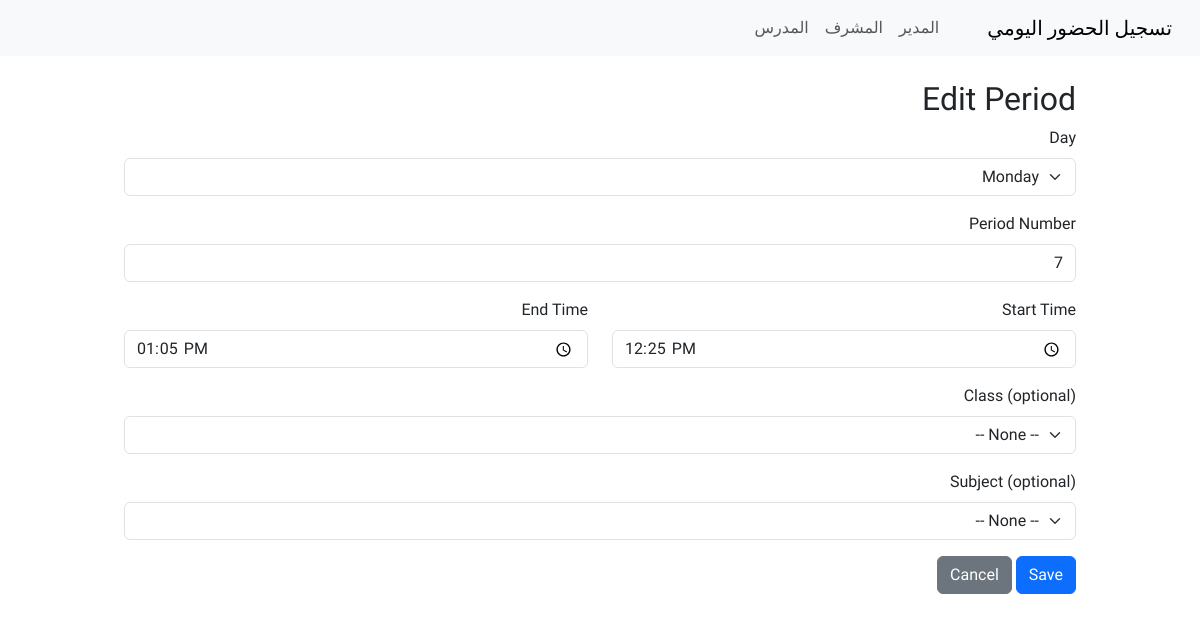
The page /admin/periods/16/edit (signed in) on the database as committed earlier.
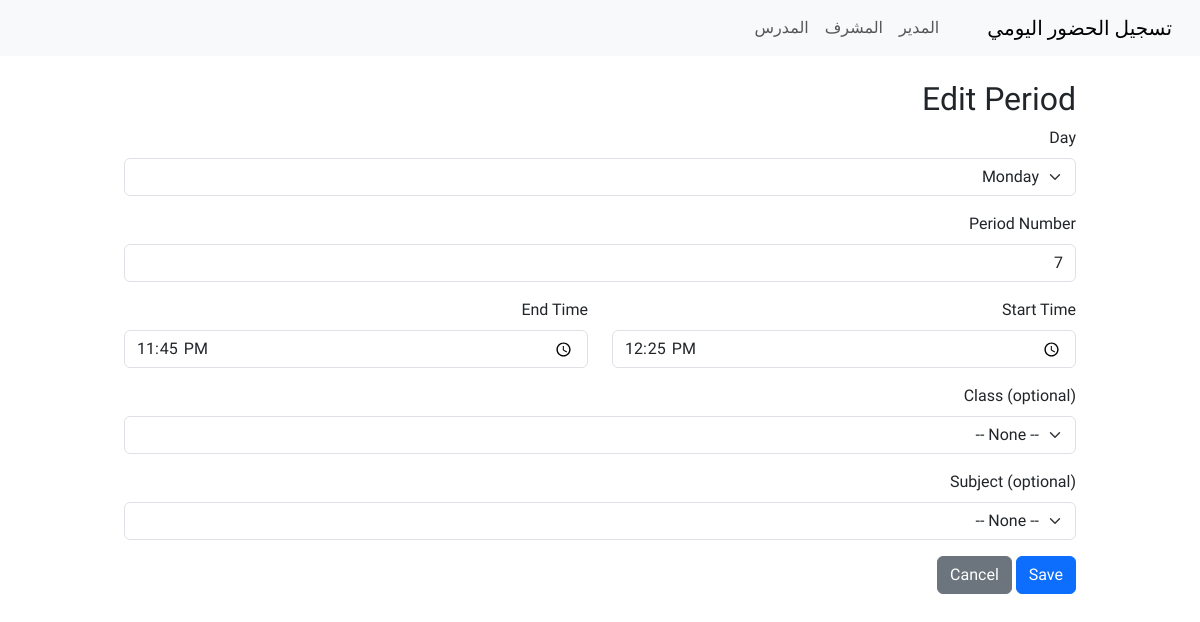
The same page on the database as committed later.
### tables this page shows
CREATE TABLE period (
	id INTEGER NOT NULL, 
	day_of_week INTEGER NOT NULL, 
	period INTEGER NOT NULL, 
	start_time VARCHAR(8), 
	end_time VARCHAR(8), 
	class_id INTEGER, 
	subject_id INTEGER, 
	PRIMARY KEY (id), 
	CONSTRAINT uq_period_day_period_class UNIQUE (day_of_week, period, class_id), 
	FOREIGN KEY(class_id) REFERENCES school_class (id), 
	FOREIGN KEY(subject_id) REFERENCES subject (id)
);

### app.py (the view, shortened to what this page needs)
@app.route('/admin/periods/<int:period_id>/edit', methods=['GET', 'POST'])
@login_required
def admin_periods_edit(period_id):
    if not admin_required():
        return redirect(url_for('index'))
    conn = get_db()
    row = conn.execute("SELECT * FROM period WHERE id = ?", (period_id,)).fetchone()
    if not row:
        flash('Period not found', 'danger')
        return redirect(url_for('admin_periods'))
    p = RowObject(row)
    classes_rows = conn.execute("SELECT * FROM school_class ORDER BY name").fetchall()
    classes = [RowObject(r) for r in classes_rows]
    subjects_rows = conn.execute("SELECT * FROM subject ORDER BY name").fetchall()
    subjects = [RowObject(r) for r in subjects_rows]
    return render_template('admin_period_form.html', period=p, classes=classes, subjects=subjects, days=DAYS)

### app.py (called while the page is built)
def get_db():
    db_conn = getattr(g, '_database', None)
    if db_conn is None:
        db_conn = sqlite3.connect(DATABASE, detect_types=sqlite3.PARSE_DECLTYPES)
        db_conn.row_factory = sqlite3.Row
        g._database = db_conn
    return db_conn

@login_manager.user_loader
def load_user(user_id):
    conn = get_db()
    row = conn.execute("SELECT * FROM user WHERE id = ?", (int(user_id),)).fetchone()
    return SimpleUser(row) if row else None

def admin_required():
    if not current_user.is_authenticated or current_user.role != 'admin':
        flash('Unauthorized', 'danger')
        return False
    return True

    def __getattr__(self, name):
        try:
            return self._r[name]
        except Exception:
            raise AttributeError(name)

### templates/admin_period_form.html (shortened to what this page needs)
{% extends 'layout.html' %}
{% block content %}
<div class="container mt-4">
    <h2>{{ 'Edit Period' if period else 'Create Period' }}</h2>
    <form method="post">
        <div class="mb-3">
            <label class="form-label">Day</label>
            <select name="day_of_week" class="form-select" required>
                {% for d in days %}
                <option value="{{ loop.index0 }}" {% if period and period.day_of_week==loop.index0 %}selected{% endif
                    %}>{{ d }}</option>
                {% endfor %}
            </select>
        </div>
        <div class="mb-3">
            <label class="form-label">Period Number</label>
            <input type="number" name="period" class="form-control" value="{{ period.period if period else 1 }}" min="1"
                required>
        </div>
        <div class="mb-3 row">
            <div class="col">
                <label class="form-label">Start Time</label>
                <input type="time" name="start_time" class="form-control"
                    value="{{ period.start_time if period and period.start_time else '' }}">
            </div>
            <div class="col">
                <label class="form-label">End Time</label>
                <input type="time" name="end_time" class="form-control"
                    value="{{ period.end_time if period and period.end_time else '' }}">
            </div>
        </div>
        <div class="mb-3">
            <label class="form-label">Class (optional)</label>
            <select name="class_id" class="form-select">
                <option value="">-- None --</option>
            </select>
        </div>
        <div class="mb-3">
            <label class="form-label">Subject (optional)</label>
            <select name="subject_id" class="form-select">
                <option value="">-- None --</option>
            </select>
        </div>
        <button type="submit" class="btn btn-primary">Save</button>
        <a href="{{ url_for('admin_periods') }}" class="btn btn-secondary">Cancel</a>
    </form>
</div>
{% endblock %}

Rows that differ between the two databases and show on the page:
changed period: end_time "13:05" → "23:45"
